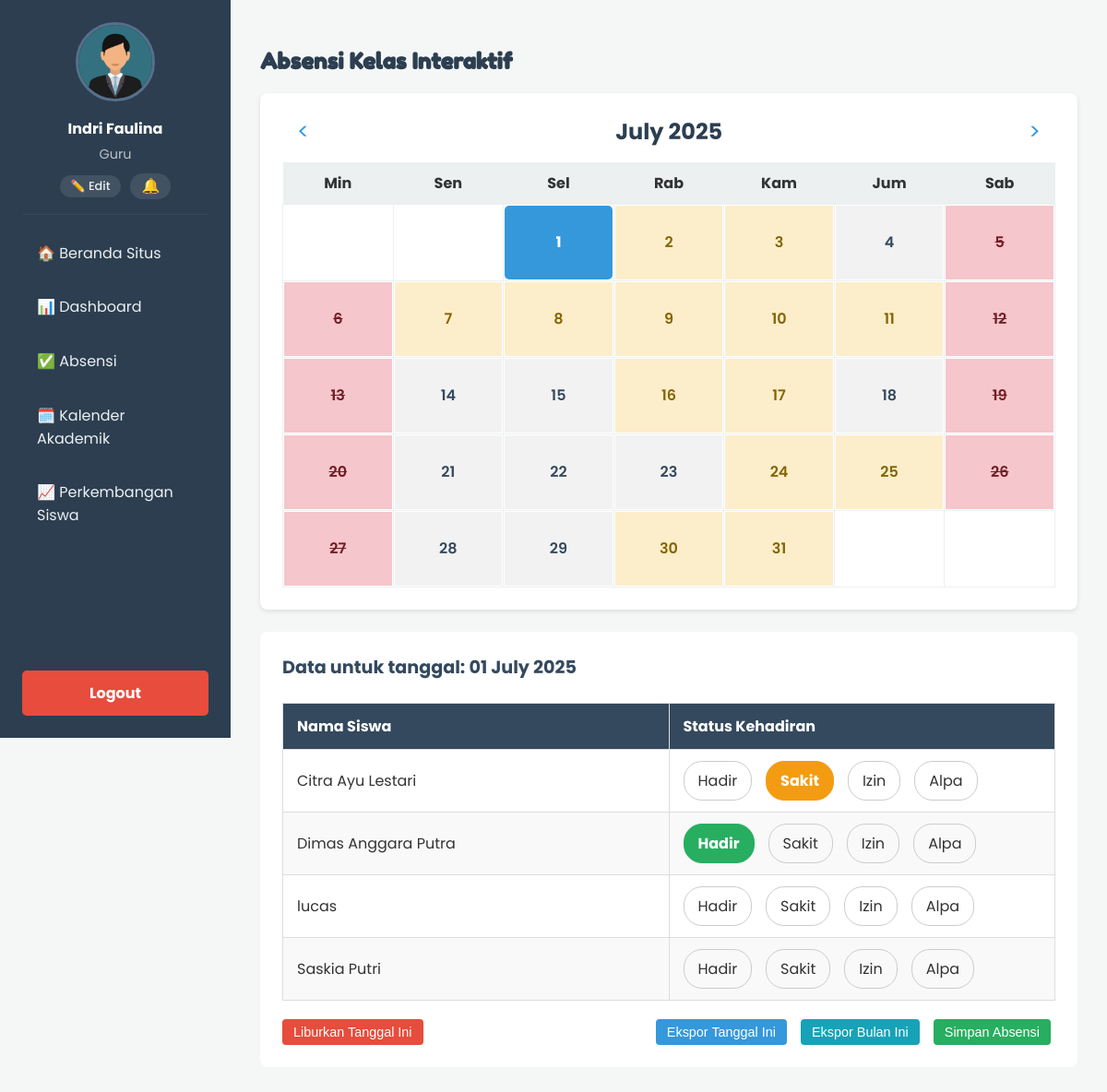
/guru/absensi_kelas.php?tanggal=2025-07-01&month=07&year=2025 (signed in), run on the app's committed database.
### tables this page shows
CREATE TABLE `calon_siswa` (
  `id` int(11) NOT NULL,
  `nama_lengkap` varchar(100) NOT NULL,
  `nama_panggilan` varchar(50) DEFAULT NULL,
  `tempat_lahir` varchar(50) NOT NULL,
  `tanggal_lahir` date NOT NULL,
  `jenis_kelamin` enum('Laki-laki','Perempuan') NOT NULL,
  `nama_orang_tua` varchar(100) NOT NULL,
  `nomor_telepon` varchar(15) NOT NULL,
  `alamat` text NOT NULL,
  `status_pendaftaran` enum('pending','diterima','ditolak') NOT NULL DEFAULT 'pending',
  `id_kelas` int(11) DEFAULT NULL,
  `tanggal_pendaftaran` timestamp NOT NULL DEFAULT current_timestamp()
);

### guru/absensi_kelas.php (the view, shortened to what this page needs)
<?php
include 'template_header.php';
require_once '../config.php';
$month = isset($_GET['month']) ? (int)$_GET['month'] : date('m');
$year = isset($_GET['year']) ? (int)$_GET['year'] : date('Y');
$selected_date = isset($_GET['tanggal']) ? $_GET['tanggal'] : date('Y-m-d');
$id_guru = $_SESSION['guru_id'];
$stmt_kelas = $conn->prepare("SELECT id_kelas FROM guru WHERE id_guru = ?");
$stmt_kelas->bind_param("i", $id_guru);
$stmt_kelas->execute();
$result_kelas = $stmt_kelas->get_result();
$data_kelas = $result_kelas->fetch_assoc();
$id_kelas = $data_kelas['id_kelas'];
$stmt_total_siswa = $conn->prepare("SELECT count(id) as total FROM calon_siswa WHERE id_kelas = ?");
$stmt_total_siswa->bind_param("i", $id_kelas);
$stmt_total_siswa->execute();
$total_siswa_kelas = $stmt_total_siswa->get_result()->fetch_assoc()['total'];
$stmt_data = $conn->prepare("(SELECT DAY(tanggal_absen) as hari, COUNT(DISTINCT id_siswa) as jumlah, 'absen' as tipe FROM absensi WHERE id_kelas = ? AND MONTH(tanggal_absen) = ? AND YEAR(tanggal_absen) = ? GROUP BY tanggal_absen) UNION (SELECT DAY(tanggal_libur) as hari, 0 as jumlah, 'libur' as tipe FROM hari_libur WHERE MONTH(tanggal_libur) = ? AND YEAR(tanggal_libur) = ?)");
$stmt_data->bind_param("iiiii", $id_kelas, $month, $year, $month, $year);
$stmt_data->execute();
$result_data = $stmt_data->get_result();
$status_hari = [];
while ($row = $result_data->fetch_assoc()) {
    if ($row['tipe'] == 'libur') {$status_hari[$row['hari']] = 'holiday';} else { if ($total_siswa_kelas > 0 && $row['jumlah'] >= $total_siswa_kelas) {$status_hari[$row['hari']] = 'completed';} elseif ($row['jumlah'] > 0) {$status_hari[$row['hari']] = 'partial';}}
}
function buat_kalender($month, $year, $status_hari, $selected_date) {
    $nama_bulan = date('F', mktime(0, 0, 0, $month, 1, $year));
    $daysOfWeek = array('Min', 'Sen', 'Sel', 'Rab', 'Kam', 'Jum', 'Sab');
    $firstDayOfMonth = date('w', mktime(0, 0, 0, $month, 1, $year));
    $numberDays = date('t', mktime(0, 0, 0, $month, 1, $year));
    $prev_month = $month == 1 ? 12 : $month - 1;
    $prev_year = $month == 1 ? $year - 1 : $year;
    $next_month = $month == 12 ? 1 : $month + 1;
    $next_year = $month == 12 ? $year + 1 : $year;
    $kalender = "<div class='calendar-container'><div class='calendar-header'><a href='?tanggal=$selected_date&month=$prev_month&year=$prev_year' class='nav-btn'>&lt;</a><h2>$nama_bulan $year</h2><a href='?tanggal=$selected_date&month=$next_month&year=$next_year' class='nav-btn'>&gt;</a></div><table class='calendar-table'><tr>";
    foreach ($daysOfWeek as $day) { $kalender .= "<th class='header'>$day</th>"; }
    $kalender .= "</tr><tr>";
    for ($i = 0; $i < $firstDayOfMonth; $i++) { $kalender .= "<td></td>"; }
    $currentDay = 1;
    while ($currentDay <= $numberDays) {
        if ($firstDayOfMonth % 7 == 0 && $currentDay != 1) { $kalender .= "</tr><tr>"; }
        $tanggal_penuh = $year . '-' . str_pad($month, 2, '0', STR_PAD_LEFT) . '-' . str_pad($currentDay, 2, '0', STR_PAD_LEFT);
        $class = 'day';
        if (isset($status_hari[$currentDay])) { $class .= ' ' . $status_hari[$currentDay]; } else { $class .= ' pending'; }
        if ($tanggal_penuh == $selected_date) { $class .= ' selected'; }
        $kalender .= "<td class='$class'><a href='?tanggal=$tanggal_penuh&month=$month&year=$year'>$currentDay</a></td>";
        $currentDay++;
        $firstDayOfMonth++;
    }
    while ($firstDayOfMonth % 7 != 0) { $kalender .= "<td></td>"; $firstDayOfMonth++; }
    $kalender .= "</tr></table></div>";
    return $kalender;
}
$day_of_month = (int)date('d', strtotime($selected_date));
$is_holiday = isset($status_hari[$day_of_month]) && $status_hari[$day_of_month] == 'holiday';
?>
<div class="admin-content-header">
    <h2>Absensi Kelas Interaktif</h2>
</div>
<div class="admin-content-body">
    <?php echo buat_kalender($month, $year, $status_hari, $selected_date); ?>
    <div class="form-container" style="margin-top: 1.5rem;">
        <h4>Data untuk tanggal: <strong><?php echo date('d F Y', strtotime($selected_date)); ?></strong></h4>
        <?php if ($is_holiday): ?>
            <div class="holiday-notice">
                <p>Tanggal ini ditandai sebagai hari libur.</p>
                <form action="proses_libur.php" method="POST">
                    <input type="hidden" name="tanggal" value="<?php echo $selected_date; ?>">
                    <input type="hidden" name="month" value="<?php echo $month; ?>">
                    <input type="hidden" name="year" value="<?php echo $year; ?>">
                    <button type="submit" name="cancel_libur" class="btn-aksi btn-detail">Batalkan Libur</button>
                </form>
            </div>
        <?php else: ?>
            <form action="proses_absensi.php" method="POST" id="form-absensi">
                <table class="table-data">
                    <thead>
                        <tr>
                            <th>Nama Siswa</th>
                            <th style="width: 50%;">Status Kehadiran</th>
                        </tr>
                    </thead>
                    <tbody>
                        <?php
                        $stmt_siswa = $conn->prepare("SELECT cs.id, cs.nama_lengkap, a.status_kehadiran FROM calon_siswa cs LEFT JOIN absensi a ON cs.id = a.id_siswa AND a.tanggal_absen = ? WHERE cs.id_kelas = ? ORDER BY cs.nama_lengkap ASC");
                        $stmt_siswa->bind_param("si", $selected_date, $id_kelas);
                        $stmt_siswa->execute();
                        $result_siswa = $stmt_siswa->get_result();
                        if ($result_siswa->num_rows > 0) {
                            while($siswa = $result_siswa->fetch_assoc()) {
                                $id_siswa = $siswa['id'];
                        ?>
                            <tr>
                                <td><?php echo htmlspecialchars($siswa['nama_lengkap']); ?></td>
                                <td>
                                    <div class="kehadiran-group">
                                        <label for="hadir_<?php echo $id_siswa; ?>">Hadir</label>
                                        <label for="sakit_<?php echo $id_siswa; ?>">Sakit</label>
                                        <label for="izin_<?php echo $id_siswa; ?>">Izin</label>
                                        <label for="alpa_<?php echo $id_siswa; ?>">Alpa</label>
                                    </div>
                                </td>
                            </tr>
                        <?php
                            }
                        } else {
                            echo "<tr><td colspan='2' style='text-align:center;'>Belum ada siswa di kelas ini.</td></tr>";
                        }
                        ?>
                    </tbody>
                </table>
            </form>
            <div class="form-actions-absensi">
                <form action="proses_libur.php" method="POST" style="display:inline-block;">
                    <button type="submit" name="set_libur" class="btn-aksi btn-hapus">Liburkan Tanggal Ini</button>
                </form>
                <div style="display: flex; gap: 10px;">
                    <form action="export_excel.php" method="POST" style="display:inline-block;">
                        <button type="submit" name="export_tanggal" class="btn-aksi btn-detail">Ekspor Tanggal Ini</button>
                    </form>
                    <form action="export_excel.php" method="POST" style="display:inline-block;">
                        <button type="submit" name="export_bulan" class="btn-aksi btn-info">Ekspor Bulan Ini</button>
                    </form>
                    <button type="submit" name="simpan_absen" form="form-absensi" class="btn-aksi btn-simpan">Simpan Absensi</button>
                </div>
            </div>
        <?php endif; ?>
    </div>
</div>
<?php include 'template_footer.php'; ?>

### css/admin.css (style rules this page uses)
body { font-family: 'Poppins', sans-serif; margin: 0; background-color: #f4f7f6; color: #333; }
.admin-content-header h2 { font-family: 'Fredoka One', cursive; text-align: left; color: #2c3e50; }
.table-data { width: 100%; border-collapse: collapse; }
.table-data td, .table-data th { padding: 12px 15px; border: 1px solid #ddd; text-align: left; vertical-align: middle; }
.table-data thead { background-color: #34495e; color: #fff; }
.table-data tbody tr:nth-child(even) { background-color: #f9f9f9; }
.form-container { background-color:#fff;padding:1.5rem;border-radius:8px }
.btn-aksi { display:inline-block;padding:6px 12px;margin-right:5px;border-radius:4px;color:#fff;text-decoration:none;font-size:.9rem;text-align:center;border:none;cursor:pointer;font-weight:500 }
.btn-detail { background-color:#3498db }
.btn-hapus { background-color:#e74c3c }
.btn-simpan { background-color:#27ae60 }
.btn-info { background-color:#17a2b8 }
.admin-content-body h4 { font-size:1.2rem;color:#34495e;margin-top:0;margin-bottom:1.5rem }
.calendar-container { background-color:#fff;padding:1.5rem;border-radius:8px;box-shadow:0 2px 5px rgba(0,0,0,.1);margin-bottom:1.5rem }
.calendar-header { display:flex;justify-content:space-between;align-items:center;margin-bottom:1rem }
.calendar-header h2 { margin:0;font-size:1.5rem;color:#2c3e50 }
.calendar-header .nav-btn { text-decoration:none;font-size:1.5rem;color:#3498db;padding:0 1rem }
.calendar-table { width:100%;border-collapse:collapse }
.calendar-table th.header { text-align:center;padding:10px;background-color:#ecf0f1 }
.calendar-table td { width:14.28%;height:80px;text-align:center;vertical-align:middle;border:1px solid #ecf0f1 }
.calendar-table td a { display:flex;justify-content:center;align-items:center;width:100%;height:100%;text-decoration:none;color:#34495e;font-weight:600 }
.calendar-table td.pending a { background-color:#f2f2f2 }
.calendar-table td.partial a { background-color:#fceeca;color:#856404 }
.calendar-table td.holiday a,.calendar-table td.holiday a:hover { background-color:#f5c6cb;color:#721c24;text-decoration:line-through }
.calendar-table td.selected a,.calendar-table td.selected a:hover { background-color:#3498db;color:#fff;font-weight:700;border-radius:5px }
.form-actions-absensi { display:flex;justify-content:space-between;align-items:center;margin-top:20px }
.kehadiran-group { display:flex;align-items:center;gap:15px }
.kehadiran-group label { padding:8px 15px;border-radius:20px;border:1px solid #ccc;cursor:pointer;transition:all .2s ease-in-out }
.kehadiran-group input[type=radio]:checked+label { color:#fff;font-weight:700 }
input[id*="hadir"]:checked+label { background-color:#27ae60;border-color:#27ae60 }
input[id*="sakit"]:checked+label { background-color:#f39c12;border-color:#f39c12 }

### data on the page
calon_siswa: nama_lengkap "Citra Ayu Lestari"
calon_siswa: nama_lengkap "Dimas Anggara Putra"
calon_siswa: nama_lengkap "lucas"
calon_siswa: nama_lengkap "Saskia Putri"

### other printed values
$_SESSION['guru_nama'] "Indri Faulina"
$nama_bulan "July"
$year "2025"
$day "Min"
$day "Sen"
$day "Sel"
$day "Rab"
$day "Kam"
$day "Jum"
$day "Sab"
date('d F Y', strtotime($selected_date)) "01 July 2025"
